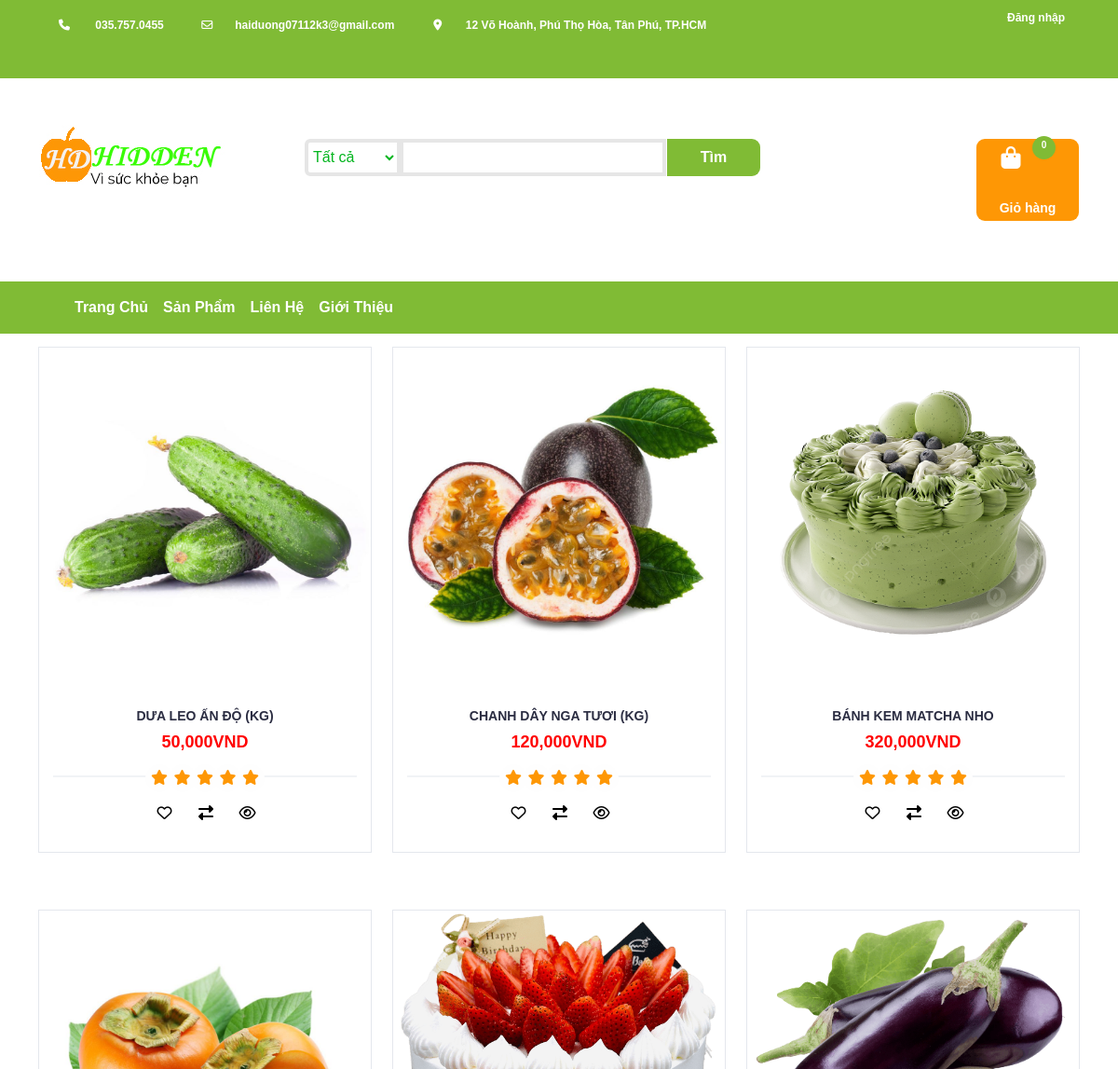
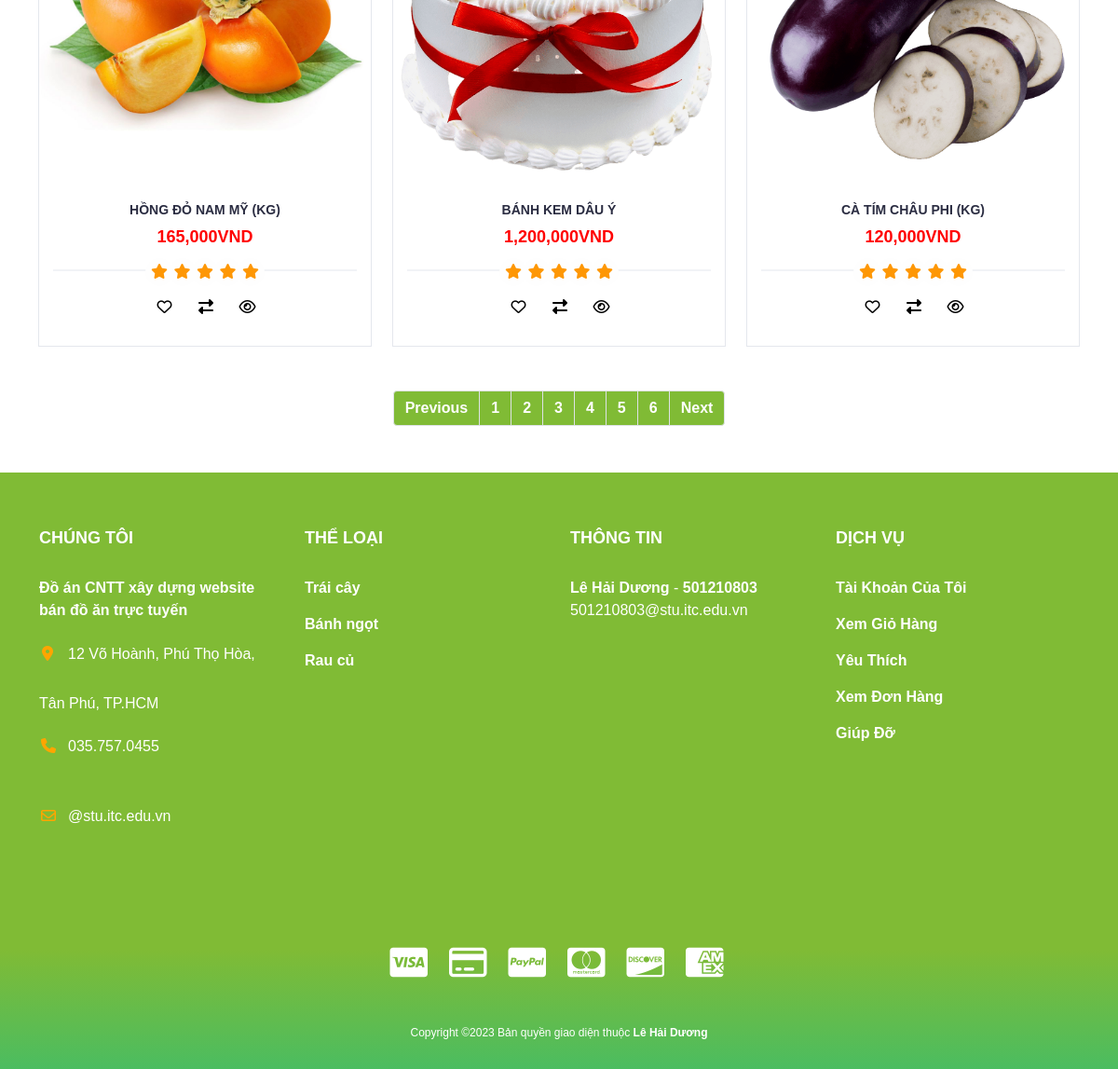
Page /index.php?act=products&page=2 on the committed database (2 pictures, top to bottom).
### tables this page shows
CREATE TABLE `products` (
  `id` int(11) NOT NULL,
  `name` varchar(150) NOT NULL,
  `type_id` int(11) NOT NULL,
  `price` int(11) NOT NULL,
  `promotion` float NOT NULL,
  `pro_image` varchar(150) NOT NULL,
  `quantity` int(11) NOT NULL,
  `description` text NOT NULL,
  `sup_id` int(11) NOT NULL,
  `created_at` timestamp NOT NULL DEFAULT current_timestamp()
);

### Models/page.php (called while the page is built)
<?php
class page {
    function findPage($count,$limit){
        $page=(($count%$limit)==0)?$count/$limit:floor($count/$limit)+1;
        return $page;
    }
    function findStart($limit){
        if(!isset($_GET['page'])|| $_GET['page']==1){
            $start=0;
        }
        else{
            $start=($_GET['page']-1)*$limit;
    }
    return $start;
}
}
?>

### Models/connect.php (called while the page is built, shortened)
<?php
class connect
{
    var $db = null;
    public function __construct()
    {
        $dsn = 'mysql:host=localhost;dbname=fruitshop';
        $user = 'root';
        $pass = '';
        try {
            $this->db = new PDO($dsn, $user, $pass, array(PDO::MYSQL_ATTR_INIT_COMMAND => "SET NAMES utf8"));
        } catch (\Throwable $th) {
            echo $th;
        }
    }
    public function get_list($select)
    {
        $result = $this->db->query($select);
        return $result;
    }
    public function get_instance($select)
    {
        $result = $this->db->query($select);
        $result = $result->fetch();
        return $result;
    }
}

### Models/products.php (called while the page is built, shortened)
<?php
class products{
   public function countProducts($type_id,$keyword){
        $db=new connect();
        $select="select count(*) from products";
        $result=$db->get_instance($select);
        return $result[0];
    }
    public function getAllProductsPage($start,$limit,$type_id,$keyword){
        $db=new connect();
        $select="select * from products limit ".$start.",".$limit;
        $result=$db->get_list($select);
        return $result;
    }
}

### Views/products.php (the view, shortened to what this page needs)
<?php
$pr = new products();
$p = new page();
$limit = 6;
$type_id = 0;
$keyword = "";
$count = $pr->countProducts($type_id, $keyword);
$page = $p->findPage($count, $limit);
$start = $p->findStart($limit);
$current_page = isset($_GET['page']) ? $_GET['page'] : 1;
?>
<div id="sectionProducts">
	<div class="container">
		<div class="row">
			<div id="store" class="col-lg-12">
				<div class="row" id="containerProducts">
					<?php
					$pr = new products();
					$result = $pr->getAllProductsPage($start, $limit, $type_id, $keyword);
					while ($set = $result->fetch()) :
					?>
						<div class="col-md-4 col-xs-6">
							<div class="product mb-5">
								<div class="product-img">
									<img src="./Contents/img/<?php echo $set['pro_image'] ?>" alt="">
								</div>
								<div class="product-body">
									<h3 class="product-name"><?php echo $set['name'] ?></h3>
									<?php
									if ($set['promotion'] == 0) {
										echo "<h4 class='product-price'>" . number_format($set['price']) . "VND</h4>";
									} else {
										echo "<h4 class='product-price'>" . number_format($set['promotion']) . "VND <del class='text-dark'>" . number_format($set['price']) . "VND </del></h4>";
									}
									?>
									<div class="product-rating">
										<i class="fa fa-star"></i>
										<i class="fa fa-star"></i>
										<i class="fa fa-star"></i>
										<i class="fa fa-star"></i>
										<i class="fa fa-star"></i>
									</div>
									<div class="product-btns">
										<a href="index.php?act=add_wishlist&id=<?php echo $set['id'] ?>"><button class="add-to-wishlist">
											<i class="fa fa-heart-o"></i><span class="tooltipp">add to wishlist</span></button></a>
										<a href=""><button class="add-to-compare"><i class="fa fa-exchange"></i><span class="tooltipp">add to compare</span></button></a>
										<a href="index.php?act=productDetail&id=<?php echo $set['id'] ?>&type_id=<?php echo $set['type_id'] ?>"><button class="quick-view"><i class="fa fa-eye"></i><span class="tooltipp">quick view</span></button></a>
									</div>
								</div>
								<a href="index.php?act=add_cart&id=<?php echo $set['id'] ?>">
									<div class="add-to-cart">
										<?php if ($set['quantity'] > 0) : ?>
											<button type="submit" name="submit" class="add-to-cart-btn"><i class="fa fa-shopping-cart" aria-hidden="true"></i>thêm vào giỏ</button>
										<?php endif ?>
									</div>
								</a>
							</div>
						</div>
					<?php endwhile ?>
				</div>
			</div>
		</div>
	</div>
	<ul class="pagination justify-content-center">
		<?php if ($current_page > 1 && $page > 1) : ?>
			<li class="page-item"><a class="page-link" href="index.php?act=products<?php if ($type_id != 0 && $keyword != "") {
																						echo "&" . "searchCol=" . "$type_id", "&keyword=" . "$keyword";
																					} else if ($type_id != 0) {
																						echo "&" . "searchCol=" . "$type_id";
																					} else if ($keyword != "") {
																						echo "&" . "keyword=" . "$keyword";
																					} ?>&page=<?php echo $current_page - 1 ?>">Previous</a></li>
		<?php endif ?>
		<?php for ($i = 1; $i <= $page; $i++) : ?>
			<li class="page-item"><a class="page-link" href="index.php?act=products<?php if ($type_id != 0 && $keyword != "") {
																						echo "&" . "searchCol=" . "$type_id", "&keyword=" . "$keyword";
																					} else if ($type_id != 0) {
																						echo "&" . "searchCol=" . "$type_id";
																					} else if ($keyword != "") {
																						echo "&" . "keyword=" . "$keyword";
																					} ?>&page=<?php echo $i ?>"><?php echo $i ?></a></li>
		<?php endfor ?>
		<?php if ($current_page < $page &&  $page > 1) : ?>
			<li class="page-item"><a class="page-link" href="index.php?act=products<?php if ($type_id != 0 && $keyword != "") {
																						echo "&" . "searchCol=" . "$type_id", "&keyword=" . "$keyword";
																					} else if ($type_id != 0) {
																						echo "&" . "searchCol=" . "$type_id";
																					} else if ($keyword != "") {
																						echo "&" . "keyword=" . "$keyword";
																					} ?>&page=<?php echo $current_page + 1 ?>">Next</a></li>
		<?php endif ?>
	</ul>
</div>

### Contents/css/style.css (style rules this page uses)
body { font-family: 'Montserrat', sans-serif; font-weight: 400; color: #333; }
body h1, h2, h3, h4, h5, h6 { color: #2B2D42; font-weight: 700; margin: 0 0 10px; }
a { color: #80bb35; font-weight: 700; -webkit-transition: 0.2s color; transition: 0.2s color; text-decoration: none; }
ul, ol { margin: 0; padding: 0; list-style: none }
.product { position: relative; margin: 15px 0px; -webkit-box-shadow: 0px 0px 0px 0px #E4E7ED, 0px 0px 0px 1px #E4E7ED; box-shadow: 0px 0px 0px 0px #E4E7ED, 0px 0px 0px 1px #E4E7ED; -webkit-transition: 0.2s all; transition: 0.2s all; }
.product .product-img { position: relative; }
.product .product-img>img { width: 100%; }
.product .product-body { position: relative; padding: 15px; background-color: #FFF; text-align: center; z-index: 20; }
.product .product-body .product-name { text-transform: uppercase; font-size: 14px; }
.product .product-body .product-price { color: #ff0000; font-size: 18px; }
.product .product-body .product-rating { position: relative; margin: 15px 0px 10px; height: 20px; }
.product .product-body .product-rating>i { position: relative; width: 30px; height: 30px; margin: -5px; background: #fefefe; color: #E4E7ED; z-index: 10; }
.product .product-body .product-rating>i.fa-star { color: #FE9705; }
.product .product-body .product-rating:after { content: ""; position: absolute; top: 50%; left: 0; right: 0; -webkit-transform: translateY(-50%); -ms-transform: translateY(-50%); transform: translateY(-50%); height: 1px; background-color: #E4E7ED; }
.product .product-body .product-btns> a >button { position: relative; width: 40px; height: 40px; line-height: 40px; background: transparent; border: none; -webkit-transition: 0.2s all; transition: 0.2s all; }
.product .product-body .product-btns>a>button>i { position: absolute; left: -6px; right: 5px; top: 5px; }
.product .add-to-cart { position: absolute; left: 1px; right: 1px; bottom: 1px; padding: 15px; text-align: center; -webkit-transform: translateY(0%); -ms-transform: translateY(0%); transform: translateY(0%); -webkit-transition: 0.2s all; transition: 0.2s all; z-index: 2; }
.product .add-to-cart .add-to-cart-btn,.add-to-cart-btn { position: relative; border: 2px solid transparent; height: 40px; padding: 0 30px; background-color: #80bb35; color: #FFF; text-transform: uppercase; font-weight: 700; border-radius: 40px; -webkit-transition: 0.2s all; transition: 0.2s all; }
.pagination { margin-bottom: 50px; }
.pagination .page-item a { background-color: #80bb35; color: #ffffff; }
.fa { width: 50px; height: 50px; padding-top: 2%; border-radius: 50%; text-align: center; text-decoration: none; margin: 5px 2px; }

### rows in the picture
products: pro_image (picture), name "DƯA LEO ẤN ĐỘ (KG)", price "50,000"
products: pro_image (picture), name "CHANH DÂY NGA TƯƠI (KG)", price "120,000"
products: pro_image (picture), name "BÁNH KEM MATCHA NHO", price "320,000"
products: pro_image (picture), name "HỒNG ĐỎ NAM MỸ (KG)", price "165,000"
products: pro_image (picture), name "BÁNH KEM DÂU Ý", price "1,200,000"
products: pro_image (picture), name "CÀ TÍM CHÂU PHI (KG)", price "120,000"

### other values in the picture
$count "0"
